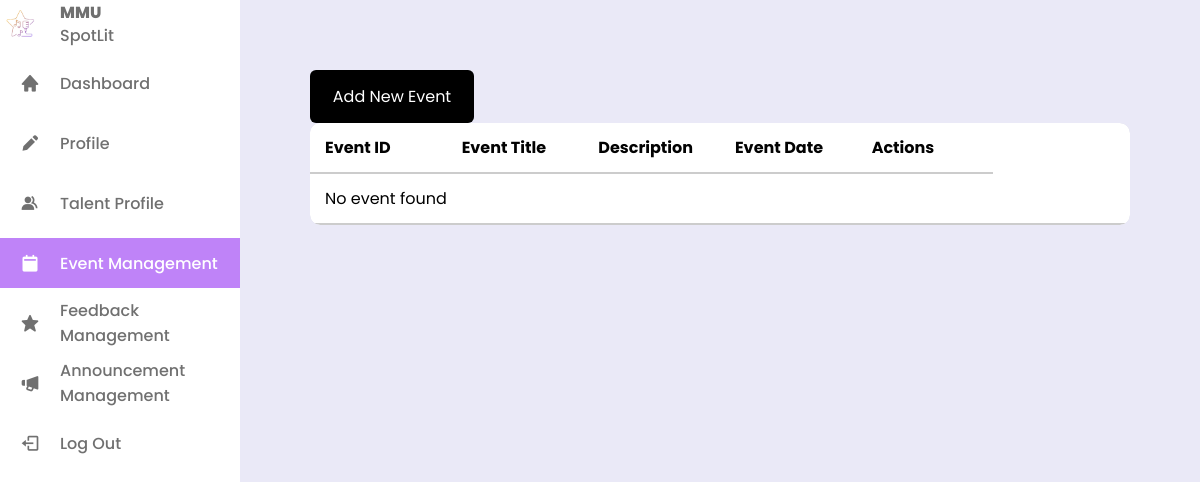
The page /admin/event.php on the database as committed earlier.
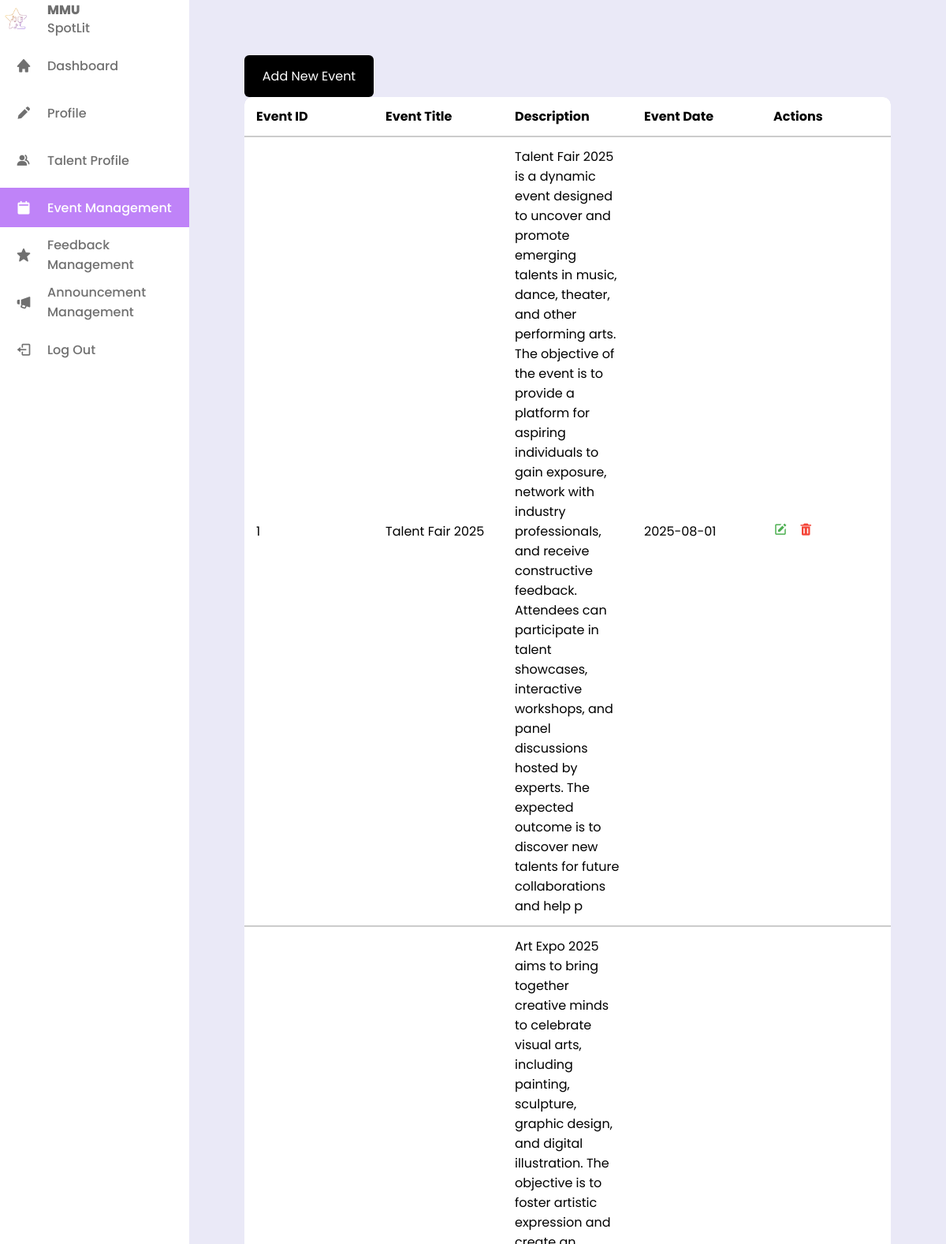
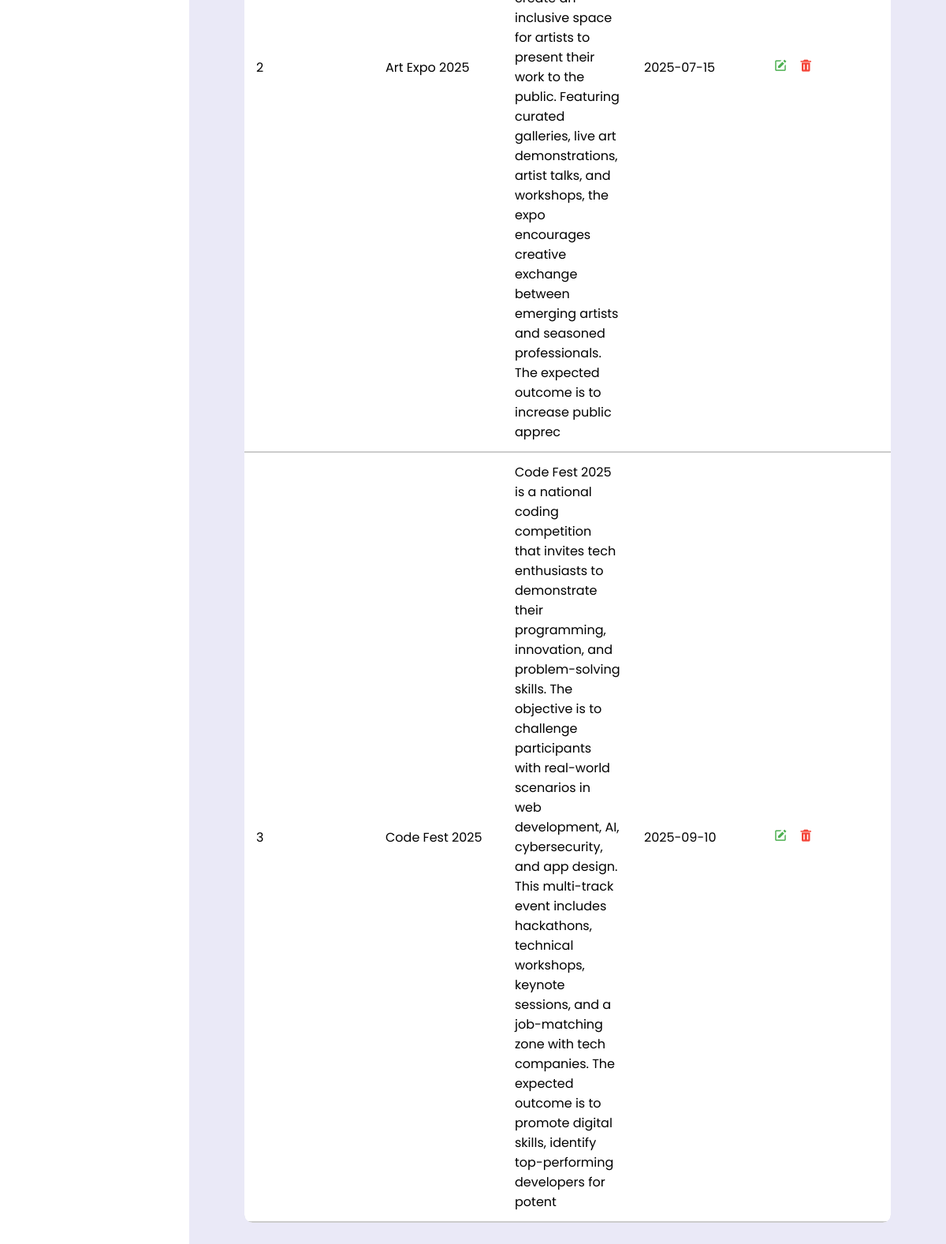
The same page on the database as committed later (2 pictures, top to bottom).
### tables this page shows
CREATE TABLE `event` (
  `eventID` int(11) NOT NULL,
  `adminID` int(11) NOT NULL,
  `event_title` varchar(200) DEFAULT NULL,
  `event_desc` varchar(500) DEFAULT NULL,
  `event_date` date DEFAULT NULL,
  `event_pic` varchar(255) DEFAULT NULL
);

### admin/event.php (the view, shortened to what this page needs)
<?php
include('../php/db_conn.php');
$select1 = "SELECT * FROM event";
$result = $conn->query($select1);
?>
<!DOCTYPE html>
<html lang="en">
<head>
    <link href='https://unpkg.com/boxicons@2.1.4/css/boxicons.min.css' rel='stylesheet'>
    <link rel="stylesheet" href="./adminStyling.css">
    <link rel="stylesheet" href="./event.css">
</head>
<body>
    <nav class="sidebar">
        <header>
            <div class="image-text">
                <span class="image">
                    <img src="../image/spotlit-logo.png" alt="logo">
                </span>
                <div class="text header-text">
                    <span class="name">MMU</span>
                    <span class="profession">SpotLit</span>
                </div>
            </div>
        </header>
        <div class="menu-bar">
            <div class="menu">
                <ul class="menu-links">
                    <li class="nav-link">
                        <a href="admin.php">
                            <i class='bx bxs-home icon'></i>
                            <span class="text nav-text">Dashboard</span>
                        </a>
                    </li>
                    <li class="nav-link">
                        <a href="adminProfile.php">
                            <i class='bx bxs-pencil icon'></i>
                            <span class="text nav-text">Profile</span>
                        </a>
                    </li>
                    <li class="nav-link">
                        <a href="adminTalent.php">
                            <i class='bx bxs-group icon'></i>
                            <span class="text nav-text">Talent Profile</span>
                        </a>
                    </li>
                    <li class="nav-link active">
                        <a href="event.php">
                            <i class='bx bxs-calendar-alt icon'></i>
                            <span class="text nav-text">Event Management</span>
                        </a>
                    </li>
                    <li class="nav-link">
                        <a href="feedback.php">
                            <i class='bx bxs-star icon'></i>
                            <span class="text nav-text">Feedback Management</span>
                        </a>
                    </li>
                    <li class="nav-link">
                        <a href="announcement.php">
                            <i class='bx bxs-megaphone icon'></i>
                            <span class="text nav-text">Announcement Management</span>
                        </a>
                    </li>
                    <li class="nav-link logout-btn" role="button">
                        <div class="logout-link">
                            <i class='bx bx-log-out icon'></i>
                            <span class="text nav-text">Log Out</span>
                        </div>
                    </li>
                </ul>
            </div>
        </div>
    </nav>
    <div class="content">
        <div class="createBtn">
            <button id="openEditBtn">Add New Event</button>
        </div>
        <div class="table-container">
            <table class="table" id="table">
                <thead>
                    <tr>
                        <th>Event ID</th>
                        <th>Event Title</th>
                        <th>Description</th>
                        <th>Event Date</th>
                        <th>Actions</th>
                    </tr>
                </thead>
                <tbody>
                    <?php
                    if ($result->num_rows > 0) {
                        while ($row = $result->fetch_assoc()) {
                            echo "<tr>";
                            echo "<td>" . $row['eventID'] . "</td>";
                            echo "<td>" . $row['event_title'] . "</td>";
                            echo "<td>" . $row['event_desc'] . "</td>";
                            echo "<td>" . $row['event_date'] . "</td>";
                            echo "<td>
                            <i class='bx bxs-edit edit-icon'></i>
                            <i class='bx bxs-trash delete-icon'></i>
                            <i class='bx bxs-save save-icon' style='display: none;'></i>
                            </td>";
                            echo "</tr>";
                        }
                    } else {
                        echo "<tr><td colspan='6'>No event found</td></tr>";
                    }
                    ?>
                </tbody>
            </table>
        </div>
    </div>
</body>
</html>

Rows that differ between the two databases and show on the page:
added event: eventID "1", event_title "Talent Fair 2025", event_desc "Talent Fair 2025 is a dynamic event designed to uncover and promote emerging talents in music, dance, theater, and other performing arts. The objective of the event is to provide a platform for aspiring individuals to gain exposure, network with industry professionals, and receive constructive feedback. Attendees can participate in talent showcases, interactive workshops, and panel discussions hosted by experts. The expected outcome is to discover new talents for future collaborations and help p", event_date "2025-08-01"
added event: eventID "2", event_title "Art Expo 2025", event_desc "Art Expo 2025 aims to bring together creative minds to celebrate visual arts, including painting, sculpture, graphic design, and digital illustration. The objective is to foster artistic expression and create an inclusive space for artists to present their work to the public. Featuring curated galleries, live art demonstrations, artist talks, and workshops, the expo encourages creative exchange between emerging artists and seasoned professionals. The expected outcome is to increase public apprec", event_date "2025-07-15"
added event: eventID "3", event_title "Code Fest 2025", event_desc "Code Fest 2025 is a national coding competition that invites tech enthusiasts to demonstrate their programming, innovation, and problem-solving skills. The objective is to challenge participants with real-world scenarios in web development, AI, cybersecurity, and app design. This multi-track event includes hackathons, technical workshops, keynote sessions, and a job-matching zone with tech companies. The expected outcome is to promote digital skills, identify top-performing developers for potent", event_date "2025-09-10"
Other text that changed with them:
text no longer shown: "No event found"
